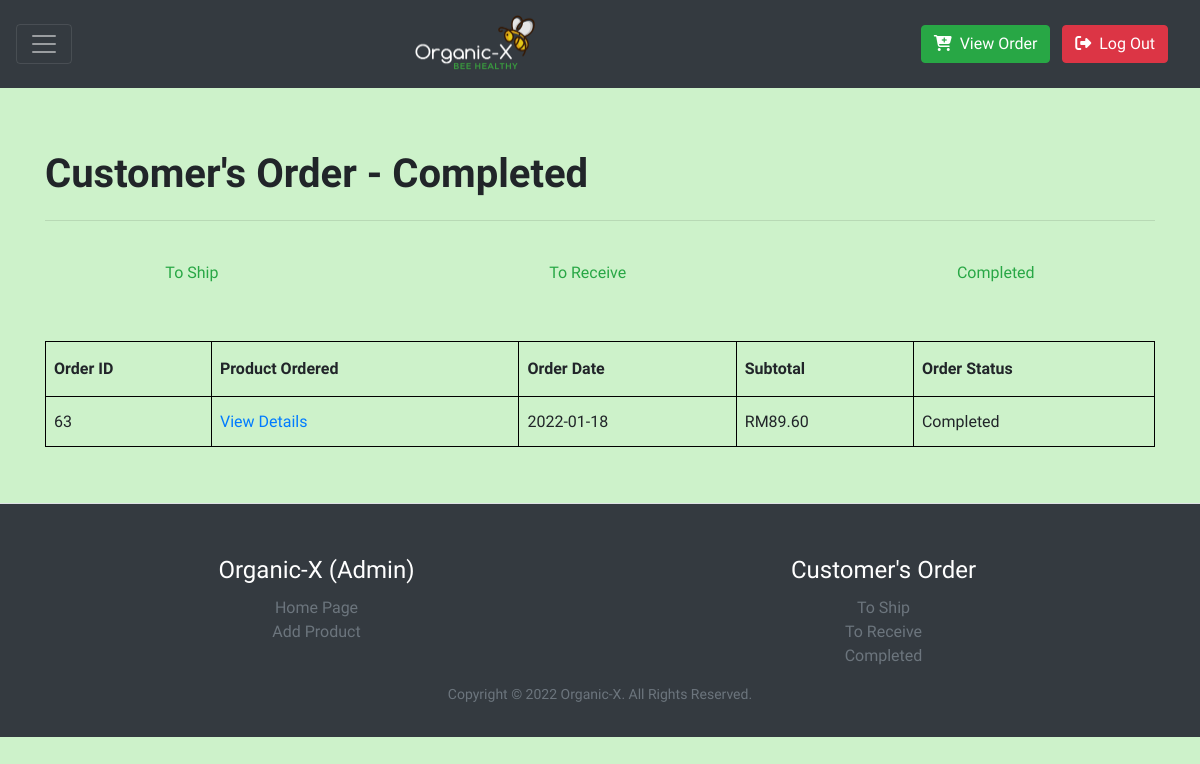
The app's page /admin/completed.php (signed in) with its own data.
### tables this page shows
CREATE TABLE `cust_order` (
  `OrderID` int(11) NOT NULL,
  `CustID` int(11) NOT NULL,
  `OrderDate` date NOT NULL,
  `OrderStatus` varchar(11) NOT NULL,
  `SubTotal` decimal(6,2) NOT NULL,
  `DeliveryOption` varchar(20) NOT NULL,
  `DeliveryTime` varchar(20) NOT NULL,
  `ShippingFee` int(1) NOT NULL,
  `Total` decimal(6,2) NOT NULL,
  `PaymentMethod` varchar(20) NOT NULL
);

### admin/completed.php (the view, shortened to what this page needs)
<!DOCTYPE html>
<html lang="en">
<head>
    <link rel="stylesheet" href="https://cdn.jsdelivr.net/npm/bootstrap@4.6.1/dist/css/bootstrap.min.css">
    <link rel="stylesheet" href="viewOrderStyle.css">
    <link rel="stylesheet" href="viewOrderStyle.css">
</head>
<body>
    <?php include("../admin/partials/header.php");?>
    <section class="pt-5 mt-5 container">
        <h2 class="font-weight-bold pt-5">Customer's Order - Completed</h2>
        <hr>
    </section>
    <ul class="nav nav-pills nav-fill mt-3 pt-3">
        <li class="nav-item">
            <a class="nav-link btn-outline-success" href="toShip.php">To Ship</a>
        </li>
        <li class="nav-item">
            <a class="nav-link btn-outline-success" href="toReceive.php">To Receive</a>
        </li>
        <li class="nav-item">
            <a class="nav-link btn-outline-success" href="completed.php">Completed</a>
        </li>
    </ul>
    <br>
    <br>
    <div class="container">
        <table>
            <thead>
                <tr>
                    <th>Order ID</th>
                    <th>Product Ordered</th>
                    <th>Order Date</th>
                    <th>Subtotal</th>
                    <th>Order Status</th>
                </tr>
            </thead>
            <tbody>
                <?php
                    $sql4 = "SELECT * FROM cust_order WHERE OrderStatus = 'Completed' GROUP BY OrderID" ;
                    $run4 = mysqli_query($conn,$sql4);
                    while($row_cust_order = mysqli_fetch_assoc($run4)) {
                        $order_id = $row_cust_order['OrderID'];
                        $order_date = $row_cust_order['OrderDate'];
                        $order_status = $row_cust_order['OrderStatus'];
                        $total = $row_cust_order['Total'];
                ?>
                <tr>
                    <td> <?php echo $order_id;?> </td>
                    <td>
                    </td>
                    <td> <?php echo $order_date;?> </td>
                    <td>RM<?php echo $total;?> </td>
                    <td> <?php echo $order_status;?> </td>
                </tr>
                <?php }  ?>
            </tbody>
        </table>
    </div>
    <?php include("../admin/partials/footer.php");?>
</body>
</html>

### admin/viewOrderStyle.css (style rules this page uses)
table, th, td, thead { border: 1px solid black; height: 30%; }
table { width: 100%; height: 100%; margin-bottom: 5%; }
th { height: 55px; padding-left: 8px; }
td { height: 50px; padding-left: 8px; }
a { display: contents; text-decoration: none; color: black; }

### admin/partials/header.php (style rules this page uses)
body { font-family: 'Magra', sans-serif; background-color: #CDF2CA; }
h2 { font-family: 'Magra', sans-serif; font-size: 2.5rem; line-height: 1.5; }

### records on screen
cust_order: OrderID "63", OrderDate "2022-01-18", Total "89.60", OrderStatus "Completed"
